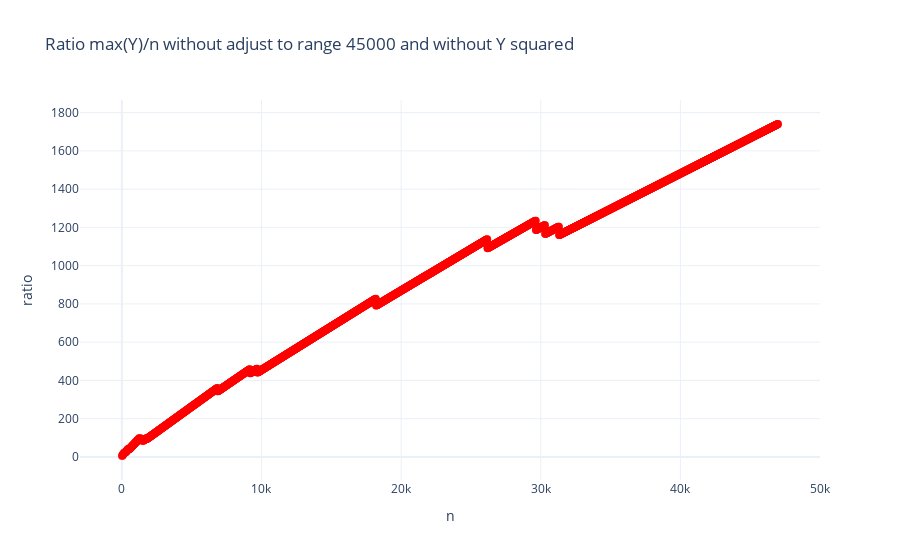

Notebook source saved alongside this figure:
### Code cell
import numpy as np
import pandas as pd
from scipy.stats import lognorm
from scipy.optimize import minimize
import plotly.graph_objects as go
import math

# Read the CSV file
datatxt_original = pd.read_csv('primes_data40000-45000.txt')
datatxt=datatxt_original[1:]
datatxt=datatxt.sort_index()
df=datatxt_original.sort_values(by=["Number"],ascending=True)
df.to_csv('primes_data40000-50000.txt',index=False)
# Count occurrences of each number in the 'Number' column
number_counts_primes_plus_one = datatxt['Primes +1'].value_counts().sort_index()
number_counts_primes_minus_one = datatxt['Primes -1'].value_counts().sort_index()
number_counts_primes_twins = datatxt['Twins'].value_counts().sort_index()
print(datatxt.sort_index().tail(100))


#range_prime=[2,6,30,210,2310,30030,45000]
range_a=15000
range_b=19000
diff=range_b-range_a
range_prime= np.linspace(range_a, range_b)
range_prime=[]
for i in range(10,47000,10):
    range_prime.append(i)
print (range_prime)
ranging=[]
for range_max in range_prime:
    datatxt=datatxt_original[:int(range_max)]
    number_counts_primes_plus_one = datatxt['Primes -1'].value_counts().sort_index()
    X = number_counts_primes_plus_one.index
    Y = number_counts_primes_plus_one.values
    #print(X,Y)
    ranging.append([X,Y])




i=0;
ratio_primes_max_X=[]
ratio_primes_max_Y=[]
for primes in ranging:
    
    """fig2 = go.Figure()

# Add the original data counts
    fig2.add_trace(go.Scatter(
        x=primes[0],
        y=primes[1],
        mode='lines+markers',
        name='Original Counts',
        marker=dict(color='red',size=8, opacity=0.5),
        
    ))

    # Add the Log-normal fit line

    #name=f'flipped primes to {range_prime[ranging.index(primes)]}'
    
    # Update layout
    fig2.update_layout(
        title=f"range to {range_prime[i]}" ,
        xaxis_title='Counts',
        yaxis_title='Twin',
        legend=dict(x=1, y=0.9),
        template='plotly_white'
    )
    
    # Show the figure
    fig2.show()"""
    ratio_primes_max_X.append((range_prime[i]))
    ratio_primes_max_Y.append(((range_prime[i]/max(primes[1]))))
    i+=1
fig2 = go.Figure()

# Add the original data counts
fig2.add_trace(go.Scatter(
        x=ratio_primes_max_X,
        y=ratio_primes_max_Y,
        mode='lines+markers',
        name='Original Counts',
        marker=dict(color='red',size=8, opacity=0.5),
        
    ))
fig2.update_layout(
    title='Ratio max(Y)/n without adjust to range 45000 and without Y squared ',
    xaxis_title='n',
    yaxis_title='ratio',
    legend=dict(x=1, y=0.9),
    template='plotly_white'
)
fig2.show()
import numpy as np
import matplotlib.pyplot as plt
from scipy.optimize import curve_fit

# Define the logarithmic model function
def log_model(x, a, b):
    return a / np.log(x) + b
def linear_model(x,a,b):
    return a*x+b

# Example data (replace with your real data)
n = np.array(ratio_primes_max_X)  # Use n > 1 because log(1) = 0
y = np.array(ratio_primes_max_Y)

# Perform curve fitting
popt, pcov = curve_fit(log_model, n, y)
a_opt, b_opt = popt
print(f"Optimal parameters: a = {a_opt}, b = {b_opt}")


line_fit,line=curve_fit(linear_model,n,y)
a_line,b_line=line_fit
print(f"Optimal paramaeters for a line: a={a_line},b={b_line}")
# Generate points for the fitted curve
n_fit = np.linspace(min(n), max(n), 100)
y_fit = log_model(n_fit, *popt)

y_line_fit=linear_model(n_fit,*line_fit)

# Plot the original data and the fitted curve
plt.scatter(n, y, color='red', label='Data')
plt.plot(n_fit, y_fit, label=f'Fit: a / log(n) + b', color='blue')

plt.xlabel('n')
plt.ylabel('max(Y)/n')
plt.title('Curve Fitting: max(Y)/n vs n')
plt.legend()
plt.show()

plt.scatter(n, y, color='red', label='Data')
plt.plot(n_fit, y_line_fit, label=f'Fit: a*n+b', color='blue')

plt.xlabel('n')
plt.ylabel('max(Y)/n')
plt.title('Curve Fitting: max(Y)/n vs n')
plt.legend()
plt.show()

# Evaluate the fit (R-squared)
y_pred = log_model(n, *popt)
ss_res = np.sum((y - y_pred) ** 2)
ss_tot = np.sum((y - np.mean(y)) ** 2)
r_squared = 1 - (ss_res / ss_tot)
print(f"R-squared: {r_squared}")


y_pred = linear_model(n, *line_fit)
ss_res = np.sum((y - y_pred) ** 2)
ss_tot = np.sum((y - np.mean(y)) ** 2)
r_squared = 1 - (ss_res / ss_tot)
print(f"R-squared: {r_squared}")

### Figure 1 — Plotly figure (JSON) as saved in the notebook; plotly's stock layout.template omitted (floating-point values rounded to 4 significant figures; data arrays with more than 128 entries replaced by an {"elided": "..."} marker saying what was removed)
{"data": [{"marker": {"color": "red", "opacity": 0.5, "size": 8}, "mode": "lines+markers", "name": "Original Counts", "type": "scatter", "x": {"elided": "4699 int values"}, "y": {"elided": "4699 float values"}}], "layout": {"legend": {"x": 1, "y": 0.9}, "title": {"text": "Ratio max(Y)/n without adjust to range 45000 and without Y squared "}, "xaxis": {"title": {"text": "n"}}, "yaxis": {"title": {"text": "ratio"}}}}
